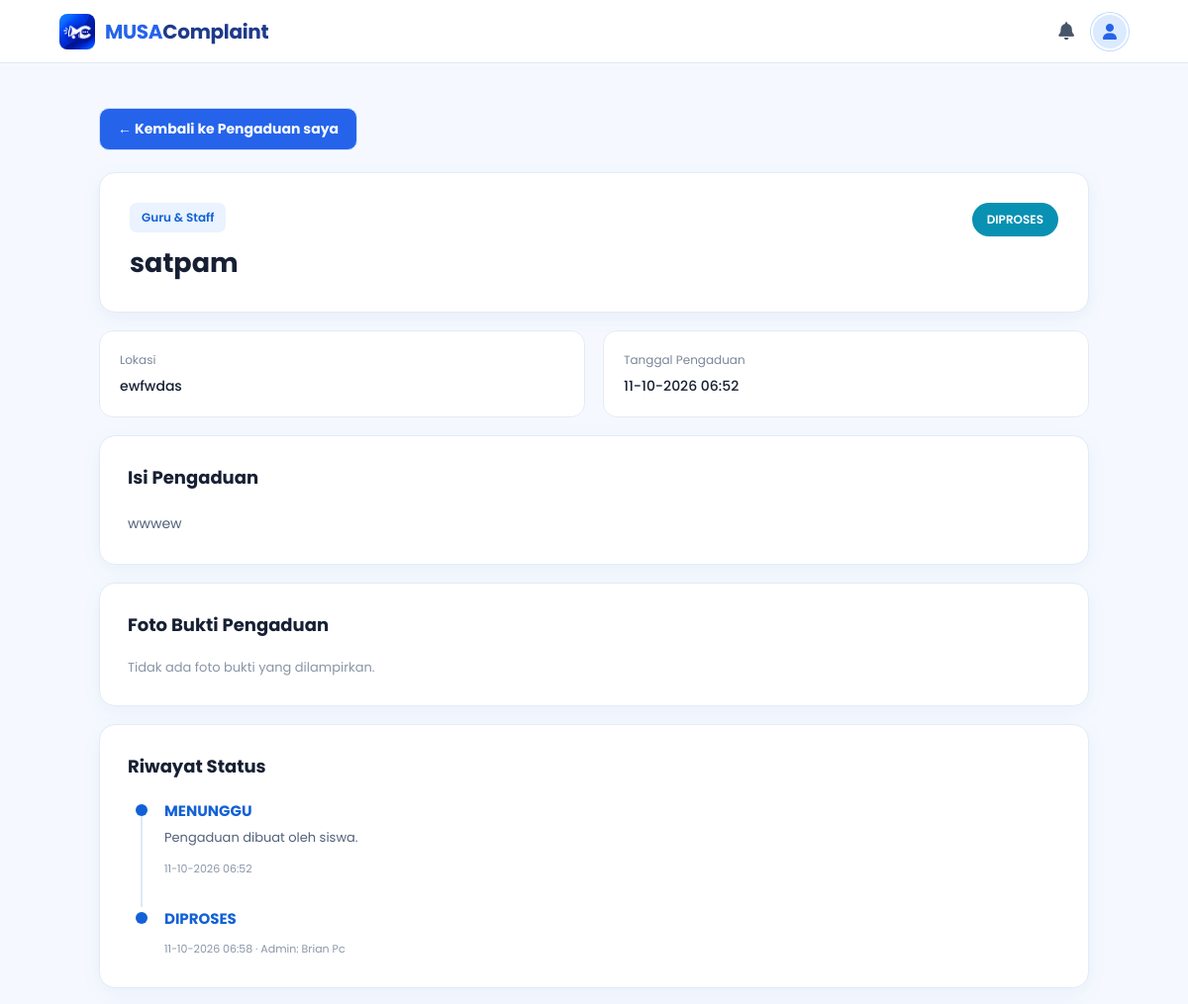
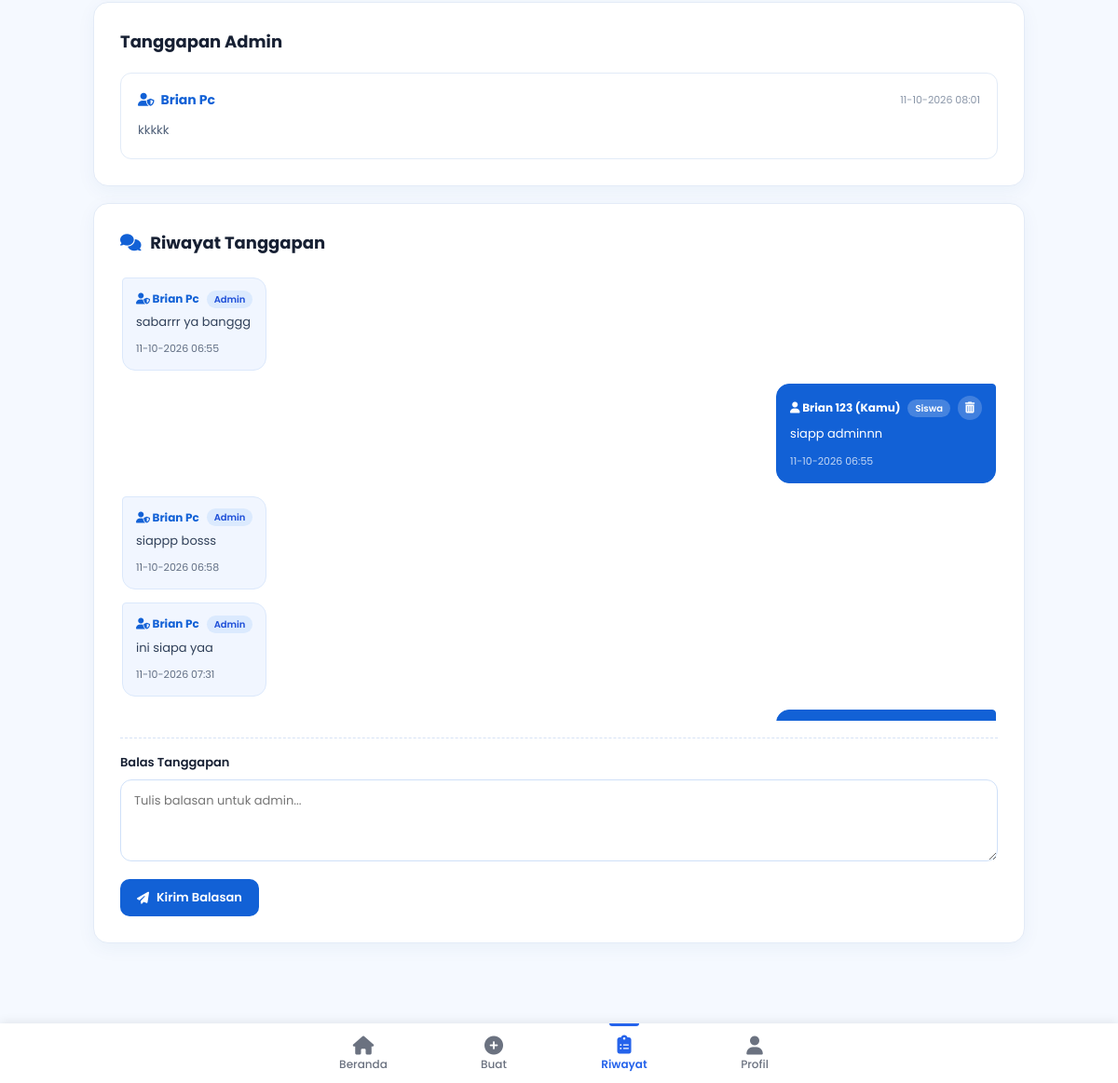
The app's page /siswa/detail_pengaduan.php?id=32 (signed in) with its own data (2 pictures, top to bottom).
### tables this page shows
CREATE TABLE `pengaduan` (
  `id_pengaduan` int UNSIGNED NOT NULL,
  `id_siswa` int UNSIGNED NOT NULL,
  `id_kategori` int UNSIGNED NOT NULL,
  `id_status` int UNSIGNED NOT NULL,
  `judul` varchar(200) NOT NULL,
  `isi_pengaduan` text NOT NULL,
  `lokasi` varchar(255) DEFAULT NULL,
  `created_at` timestamp NULL DEFAULT CURRENT_TIMESTAMP,
  `updated_at` timestamp NULL DEFAULT CURRENT_TIMESTAMP ON UPDATE CURRENT_TIMESTAMP,
  `dilihat_siswa_at` datetime DEFAULT NULL
);

CREATE TABLE `kategori` (
  `id_kategori` int UNSIGNED NOT NULL,
  `nama_kategori` varchar(100) NOT NULL,
  `deskripsi` text
);

CREATE TABLE `status_pengaduan` (
  `id_status` int UNSIGNED NOT NULL,
  `nama_status` varchar(50) NOT NULL,
  `deskripsi` text
);

CREATE TABLE `riwayat_status` (
  `id_riwayat` int UNSIGNED NOT NULL,
  `id_pengaduan` int UNSIGNED NOT NULL,
  `id_status` int UNSIGNED NOT NULL,
  `id_admin` int UNSIGNED DEFAULT NULL,
  `catatan` text,
  `created_at` timestamp NULL DEFAULT CURRENT_TIMESTAMP
);

CREATE TABLE `tanggapan` (
  `id_tanggapan` int UNSIGNED NOT NULL,
  `id_pengaduan` int UNSIGNED NOT NULL,
  `id_admin` int UNSIGNED DEFAULT NULL,
  `isi_tanggapan` text NOT NULL,
  `created_at` timestamp NULL DEFAULT CURRENT_TIMESTAMP,
  `pengirim` enum('admin','siswa') NOT NULL DEFAULT 'admin',
  `id_siswa` int DEFAULT NULL,
  `dihapus_siswa_at` datetime DEFAULT NULL
);

### siswa/detail_pengaduan.php (the view, shortened to what this page needs)
<?php
require_once "../config/database.php";
$id_siswa = (int) $_SESSION["user_id"];
$nama_siswa = $_SESSION["nama"] ?? "Kamu";
$id_pengaduan = (int) $_GET["id"];
$stmt = $conn->prepare("
    SELECT
        p.id_pengaduan,
        p.judul,
        p.isi_pengaduan,
        p.lokasi,
        p.created_at,
        p.updated_at,
        k.nama_kategori,
        s.nama_status
    FROM pengaduan p
    JOIN kategori k
        ON p.id_kategori = k.id_kategori
    JOIN status_pengaduan s
        ON p.id_status = s.id_status
    WHERE p.id_pengaduan = ?
    AND p.id_siswa = ?
");
$stmt->bind_param("ii", $id_pengaduan, $id_siswa);
$stmt->execute();
$result = $stmt->get_result();
$pengaduan = $result->fetch_assoc();
if (!function_exists("kelasBadgeStatus")) {
    function kelasBadgeStatus($nama_status)
    {
        switch (strtolower(trim($nama_status))) {
            case "diproses":
        case "ditanggapi":
                return "bg-info text-white";
        }
    }
}
$stmt_status = $conn->prepare("
    SELECT
        r.catatan,
        r.created_at,
        s.nama_status,
        a.nama AS nama_admin
    FROM riwayat_status r
    JOIN status_pengaduan s
        ON r.id_status = s.id_status
    LEFT JOIN admin a
        ON r.id_admin = a.id_admin
    WHERE r.id_pengaduan = ?
    ORDER BY r.created_at ASC
");
$stmt_status->bind_param("i", $id_pengaduan);
$stmt_status->execute();
$riwayat = $stmt_status->get_result();
$stmt_tanggapan = $conn->prepare("
    SELECT
        t.id_tanggapan,
        t.isi_tanggapan,
        t.created_at,
        t.pengirim,
        a.nama AS nama_admin
    FROM tanggapan t
    LEFT JOIN admin a
        ON t.id_admin = a.id_admin
    WHERE t.id_pengaduan = ?
    AND t.dihapus_siswa_at IS NULL
    ORDER BY t.created_at ASC, t.id_tanggapan ASC
");
$stmt_tanggapan->bind_param("i", $id_pengaduan);
$stmt_tanggapan->execute();
$thread = $stmt_tanggapan->get_result()->fetch_all(MYSQLI_ASSOC);
$tanggapan_admin_terakhir = null;
foreach ($thread as $item) {
    if (($item["pengirim"] ?? "admin") !== "siswa") {
        $tanggapan_admin_terakhir = $item;
    }
}
$status_kecil = strtolower(trim($pengaduan["nama_status"]));
$form_terkunci = in_array($status_kecil, ["selesai", "ditolak"], true);
?>
<!DOCTYPE html>
<html lang="id">
<head>
    <link rel="stylesheet"
          href="https://cdnjs.cloudflare.com/ajax/libs/font-awesome/6.5.1/css/all.min.css">
    <link rel="stylesheet"
          href="../asests/css/detail_pengaduan.css">
    <link rel="stylesheet"
          href="../asests/css/tanggapan.css">
</head>
<body>
<main class="container">
    <a href="pengaduan_saya.php" class="back-button">
        ← Kembali ke Pengaduan saya
    </a>
    <div class="detail-header">
        <div>
            <span class="category">
                <?= htmlspecialchars($pengaduan["nama_kategori"]); ?>
            </span>
            <h1>
                <?= htmlspecialchars($pengaduan["judul"]); ?>
            </h1>
        </div>
        <span class="status <?= kelasBadgeStatus($pengaduan["nama_status"]); ?>">
            <?= htmlspecialchars($pengaduan["nama_status"]); ?>
        </span>
    </div>
    <div class="info-grid">
        <div class="info-box">
            <small>Lokasi</small>
            <p>
                <?= htmlspecialchars($pengaduan["lokasi"]); ?>
            </p>
        </div>
        <div class="info-box">
            <small>Tanggal Pengaduan</small>
            <p>
                <?= date(
                    "d-m-Y H:i",
                    strtotime($pengaduan["created_at"])
                ); ?>
            </p>
        </div>
    </div>
    <section class="card">
        <h2>Isi Pengaduan</h2>
        <p class="content-text">
            <?= nl2br(
                htmlspecialchars($pengaduan["isi_pengaduan"])
            ); ?>
        </p>
    </section>
 <section class="card">
    <h2>Foto Bukti Pengaduan</h2>
    <?php
    $stmt_lampiran = $conn->prepare("
        SELECT
            nama_file,
            path_file,
            tipe_file
        FROM lampiran
        WHERE id_pengaduan = ?
        ORDER BY created_at ASC
    ");
    $stmt_lampiran->bind_param("i", $id_pengaduan);
    $stmt_lampiran->execute();
    $lampiran = $stmt_lampiran->get_result();
    ?>
    <?php if ($lampiran->num_rows > 0): ?>
        <div class="foto-bukti">
            <?php while ($file = $lampiran->fetch_assoc()): ?>
                <?php if (strpos($file["tipe_file"], "image/") === 0): ?>
                    <div class="foto-item">
                        <img
                            src="../<?= htmlspecialchars($file["path_file"]); ?>"
                            alt="Foto bukti pengaduan"
                        >
                        <p>
                            <?= htmlspecialchars($file["nama_file"]); ?>
                        </p>
                    </div>
                <?php endif; ?>
            <?php endwhile; ?>
        </div>
    <?php else: ?>
        <p class="empty-text">
            Tidak ada foto bukti yang dilampirkan.
        </p>
    <?php endif; ?>
</section>
    <section class="card">
        <h2>Riwayat Status</h2>
        <?php if ($riwayat->num_rows > 0): ?>
            <div class="timeline">
                <?php while ($row = $riwayat->fetch_assoc()): ?>
                    <div class="timeline-item">
                        <div class="timeline-dot"></div>
                        <div class="timeline-content">
                            <h3>
                                <?= htmlspecialchars(
                                    $row["nama_status"]
                                ); ?>
                            </h3>
                            <?php if (!empty($row["catatan"])): ?>
                                <p>
                                    <?= nl2br(
                                        htmlspecialchars(
                                            $row["catatan"]
                                        )
                                    ); ?>
                                </p>
                            <?php endif; ?>
                            <small>
                                <?= date(
                                    "d-m-Y H:i",
                                    strtotime(
                                        $row["created_at"]
                                    )
                                ); ?>
                                <?php if (!empty($row["nama_admin"])): ?>
                                    · Admin:
                                    <?= htmlspecialchars(
                                        $row["nama_admin"]
                                    ); ?>
                                <?php endif; ?>
                            </small>
                        </div>
                    </div>
                <?php endwhile; ?>
            </div>
        <?php else: ?>
            <p class="empty-text">
                Belum ada riwayat status.
            </p>
        <?php endif; ?>
    </section>
    <section class="card">
        <h2>Tanggapan Admin</h2>
        <?php if ($tanggapan_admin_terakhir): ?>
            <div class="response">
                <div class="response-header">
                    <strong>
                        <i class="fas fa-user-shield" aria-hidden="true"></i>
                        <?= htmlspecialchars($tanggapan_admin_terakhir["nama_admin"] ?? "Admin"); ?>
                    </strong>
                    <small>
                        <?= date("d-m-Y H:i", strtotime($tanggapan_admin_terakhir["created_at"])); ?>
                    </small>
                </div>
                <p>
                    <?= nl2br(htmlspecialchars($tanggapan_admin_terakhir["isi_tanggapan"])); ?>
                </p>
            </div>
        <?php else: ?>
            <p class="empty-text">
                Belum ada tanggapan dari admin.
            </p>
        <?php endif; ?>
    </section>
    <section class="card" id="konsultasi">
        <h2>
            <i class="fas fa-comments" aria-hidden="true"></i>
            Riwayat Tanggapan
        </h2>
        <?php if (count($thread) > 0): ?>
            <div class="thread">
                <?php foreach ($thread as $item): ?>
                    <?php
                    $dari_siswa = ($item["pengirim"] ?? "admin") === "siswa";
                    $nama_pengirim = $dari_siswa
                        ? $nama_siswa . " (Kamu)"
                        : ($item["nama_admin"] ?? "Admin");
                    ?>
                    <div class="thread-row <?= $dari_siswa ? "thread-siswa" : "thread-admin"; ?>">
                        <div class="thread-bubble">
                            <div class="thread-meta">
                                <strong>
                                    <i class="fas <?= $dari_siswa ? "fa-user" : "fa-user-shield"; ?>"
                                       aria-hidden="true"></i>
                                    <?= htmlspecialchars($nama_pengirim); ?>
                                </strong>
                                <span class="thread-role">
                                    <?= $dari_siswa ? "Siswa" : "Admin"; ?>
                                </span>
                                <?php if ($dari_siswa && !$form_terkunci): ?>
                                    <button type="button"
                                            class="thread-delete"
                                            data-bs-toggle="modal"
                                            data-bs-target="#modalHapusPesan"
                                            data-id="<?= (int) $item["id_tanggapan"]; ?>"
                                            aria-label="Hapus pesan ini"
                                            title="Hapus pesan">
                                        <i class="fa-solid fa-trash-can" aria-hidden="true"></i>
                                    </button>
                                <?php endif; ?>
                            </div>
                            <p>
                                <?= nl2br(htmlspecialchars($item["isi_tanggapan"])); ?>
                            </p>
                            <small>
                                <?= date("d-m-Y H:i", strtotime($item["created_at"])); ?>
                            </small>
                        </div>
                    </div>
                <?php endforeach; ?>
            </div>
        <?php endif; ?>
        <form action="kirim_balasan.php"
              method="POST"
              class="reply-form"
              id="formBalasan">
            <label for="isi_balasan">Balas Tanggapan</label>
            <textarea id="isi_balasan"
                      name="isi_balasan"
                      rows="3"
                      maxlength="2000"
                      required
                      placeholder="<?= $form_terkunci
                          ? "Pengaduan sudah " . strtolower($pengaduan["nama_status"]) . ", balasan dikunci."
                          : "Tulis balasan untuk admin..."; ?>"
                      <?= $form_terkunci ? "disabled" : ""; ?>></textarea>
            <button type="submit"
                    class="reply-button"
                    id="tombolBalas"
                    <?= $form_terkunci ? "disabled" : ""; ?>>
                <i class="fas fa-paper-plane" aria-hidden="true"></i>
                Kirim Balasan
            </button>
        </form>
    </section>
</main>
<?php include "bottom-nav.php"; ?>
</body>
</html>

### asests/css/detail_pengaduan.css (style rules this page uses)
* { margin: 0; padding: 0; box-sizing: border-box; }
body { font-family: "Poppins", sans-serif; background: #f5f9ff; color: #172033; }
.container { width: min(1000px, 90%); margin: 45px auto 70px; }
.back-button { display: inline-flex; align-items: center; gap: 8px; margin-bottom: 22px; padding: 10px 18px; background: #2563eb; color: #f9fbff; border: 1px solid #cddfff; border-radius: 10px; text-decoration: none; font-size: 14px; font-weight: bold; transition: 0.2s ease; }
.detail-header { background: #ffffff; border: 1px solid #e3ebf7; border-radius: 16px; padding: 30px; display: flex; justify-content: space-between; align-items: flex-start; gap: 20px; box-shadow: 0 5px 20px rgba(28, 72, 130, 0.06); }
.category { display: inline-block; background: #eaf3ff; color: #1261d6; padding: 6px 12px; border-radius: 7px; font-size: 12px; font-weight: 600; margin-bottom: 12px; }
.detail-header h1 { font-size: 27px; line-height: 1.4; color: #172033; }
.status { background: #edf5ff; color: #1261d6; padding: 8px 15px; border-radius: 20px; font-size: 12px; font-weight: 600; white-space: nowrap; }
.info-grid { display: grid; grid-template-columns: 1fr 1fr; gap: 18px; margin-top: 18px; }
.info-box { background: #ffffff; border: 1px solid #e3ebf7; border-radius: 14px; padding: 20px; }
.info-box small { display: block; color: #7a8799; font-size: 12px; margin-bottom: 7px; }
.info-box p { color: #172033; font-size: 14px; font-weight: 500; }
.card { background: #ffffff; border: 1px solid #e3ebf7; border-radius: 16px; padding: 28px; margin-top: 18px; box-shadow: 0 5px 20px rgba(28, 72, 130, 0.05); }
.card h2 { font-size: 18px; margin-bottom: 20px; color: #172033; }
.content-text { color: #52627a; font-size: 14px; line-height: 1.9; white-space: normal; }
.timeline { position: relative; margin-left: 8px; }
.timeline-item { position: relative; display: flex; gap: 17px; padding-bottom: 28px; }
.timeline-item:last-child { padding-bottom: 0; }
.timeline-item:not(:last-child)::before { content: ""; position: absolute; left: 5px; top: 12px; bottom: 0; width: 2px; background: #dce9f8; }
.timeline-dot { width: 12px; height: 12px; background: #1261d6; border-radius: 50%; margin-top: 5px; flex-shrink: 0; position: relative; z-index: 2; }
.timeline-content h3 { font-size: 15px; color: #1261d6; margin-bottom: 5px; }
.timeline-content p { font-size: 13px; color: #52627a; line-height: 1.7; margin-bottom: 6px; }
.timeline-content small { font-size: 11px; color: #8a96a8; }
.response { border: 1px solid #e2ebf7; border-radius: 12px; padding: 18px; margin-bottom: 12px; }
.response:last-child { margin-bottom: 0; }
.response-header { display: flex; justify-content: space-between; align-items: center; gap: 15px; margin-bottom: 10px; }
.response-header strong { color: #1261d6; font-size: 14px; }
.response-header small { color: #8a96a8; font-size: 11px; }
.response p { color: #52627a; font-size: 13px; line-height: 1.8; }
.empty-text { color: #8995a7; font-size: 13px; }
.status.bg-info { background: #0891b2; color: #ffffff; }

### asests/css/bottom-nav.css (style rules this page uses)
:root { --tb-height: 64px; --bn-height: 64px; --bn-active: #2563eb; --bn-inactive: #6b7280; }
body { padding-top: var(--tb-height); padding-bottom: calc(var(--bn-height) + env(safe-area-inset-bottom, 0px) + 16px); }

### records on screen
pengaduan: id_kategori.nama_kategori "Guru & Staff", judul "satpam", id_status.nama_status "DIPROSES", lokasi "ewfwdas", created_at "11-10-2026 06:52", isi_pengaduan "wwwew"
riwayat_status: id_status.nama_status "MENUNGGU", catatan "Pengaduan dibuat oleh siswa.", created_at "11-10-2026 06:52"
riwayat_status: id_status.nama_status "DIPROSES", created_at "11-10-2026 06:58", id_admin.nama "Brian Pc"
tanggapan: created_at "11-10-2026 08:01", isi_tanggapan "kkkkk"
tanggapan: id_admin.nama "Brian Pc", pengirim "Admin", isi_tanggapan "sabarrr ya banggg", created_at "11-10-2026 06:55"
tanggapan: pengirim "Brian 123 (Kamu)", shows "Siswa", isi_tanggapan "siapp adminnn", created_at "11-10-2026 06:55"
tanggapan: id_admin.nama "Brian Pc", pengirim "Admin", isi_tanggapan "siappp bosss", created_at "11-10-2026 06:58"
tanggapan: id_admin.nama "Brian Pc", pengirim "Admin", isi_tanggapan "ini siapa yaa", created_at "11-10-2026 07:31"

### other values on screen
$tanggapan_admin_terakhir["nama_admin"] "Brian Pc"
$label "Beranda"
$label "Buat"
$label "Riwayat"
$label "Profil"
